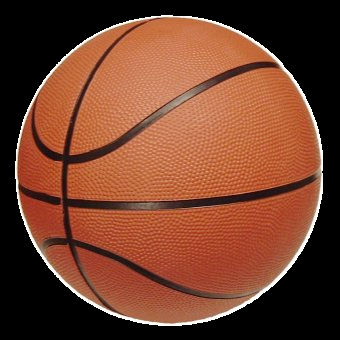
#> input picture Test_Pipeline/Basketball.png, 340 x 340 px, found by its file name
$ python overlay_bb.py
#> lines starting #> are read from the running program, lines starting #| are printed output that depends on the picture; pictures that were not available may be replaced by others from this repository, and a replacement may not be noted
import cv2
import numpy as np
import os
import random

def overlay_transparent(background, overlay, x, y):
    # Extract the alpha channel of the overlay image
    overlay_alpha = overlay[:, :, 3] / 255.0
    # Extract the inverse of the alpha channel
    background_alpha = 1.0 - overlay_alpha

    # Calculate the weighted sum of the alpha channels
    for c in range(0, 3):
        background[y:y+overlay.shape[0], x:x+overlay.shape[1], c] = (
            overlay_alpha * overlay[:, :, c] +
            background_alpha * background[y:y+overlay.shape[0], x:x+overlay.shape[1], c]
        )
    return background

# Load background images
backgrounds_folder = "/media/wenuka/New Volume-G/01.FYP/Tool_1/Test_Pipeline/Selected_bg"
background_images = os.listdir(backgrounds_folder)

# Load basketball image with transparent background
basketball_img = cv2.imread("/media/wenuka/New Volume-G/01.FYP/Tool_1/Test_Pipeline/Basketball.png", cv2.IMREAD_UNCHANGED)
#> basketball_img is the input picture: shape (340, 340, 4); mean B, G, R, A 43.8, 64.3, 115, 160

# Set the number of random positions for basketball image
num_positions = 20

# Define target sizes for basketball image
target_sizes = [(32, 32), (50, 50), (64, 64)]

# Loop through each background image
for background_image_name in background_images:
    background_path = os.path.join(backgrounds_folder, background_image_name)
    background = cv2.imread(background_path)

    # Resize background image to 256x256
    background_resized = cv2.resize(background, (256, 256))
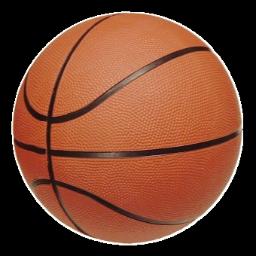
#> background_resized: shape (256, 256, 3); mean B, G, R 43.7, 64.3, 114.9

    # Get the dimensions of the resized background image
    bg_height, bg_width = background_resized.shape[:2]
#> bg_height = 256; bg_width = 256

    # Loop through each target size
    for target_size in target_sizes:
        # Resize basketball image to target size
        basketball_resized = cv2.resize(basketball_img, target_size)

        # Get the dimensions of the basketball image
        basketball_height, basketball_width = basketball_resized.shape[:2]

        # Ensure basketball image fits within the resized background image
        if bg_height < basketball_height or bg_width < basketball_width:
            print(f"Skipping {background_image_name} with target size {target_size} as the basketball image does not fit within it.")
            continue

        # Loop through each random position
        for p in range(num_positions):
            # Generate random position within the resized background image
            x = random.randint(0, bg_width - basketball_width)
            y = random.randint(0, bg_height - basketball_height)

            # Overlay the basketball image on the resized background
            background_with_basketball = overlay_transparent(background_resized.copy(), basketball_resized.copy(), x, y)

            # Save the image with basketball to a new file
            output_filename = f"{os.path.splitext(background_image_name)[0]}_with_basketball_{target_size[0]}x{target_size[1]}_pos{p}.png"
            output_path = os.path.join("/media/wenuka/New Volume-G/01.FYP/Tool_1/Test_Pipeline/dataset", output_filename)
            cv2.imwrite(output_path, background_with_basketball)
#> this loop made 3 passes
#> pass 1, `basketball_resized = cv2.resize(basketball_img, target_size)`:
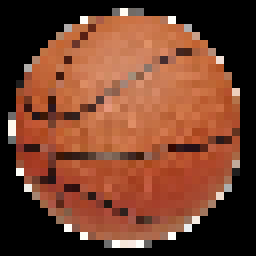
#> basketball_resized: shape (32, 32, 4) (shown 8 times larger); mean B, G, R, A 44.2, 64.7, 115.4, 159.6
#> pass 1, in overlay_transparent, `overlay_alpha = overlay[:, :, 3] / 255.0`:
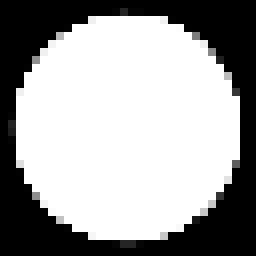
#> overlay_alpha: shape (32, 32) float64 (shown 8 times larger); min 0, max 1, mean 0.626
#> pass 1, in overlay_transparent, `background_alpha = 1.0 - overlay_alpha`:
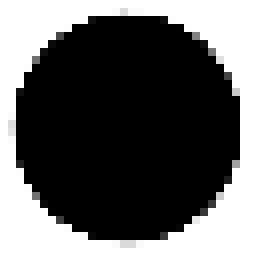
#> background_alpha: shape (32, 32) float64 (shown 8 times larger); min 0, max 1, mean 0.374
#> pass 1, `cv2.imwrite(output_path, background_with_basketball)`:
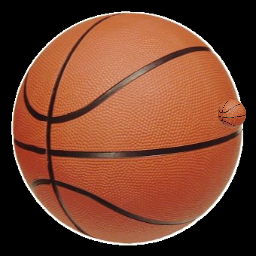
#> saved as Basketball_with_basketball_32x32_pos0.png: shape (256, 256, 3); mean B, G, R 43.7, 64.2, 115

print("Images with basketball overlay created successfully.")
